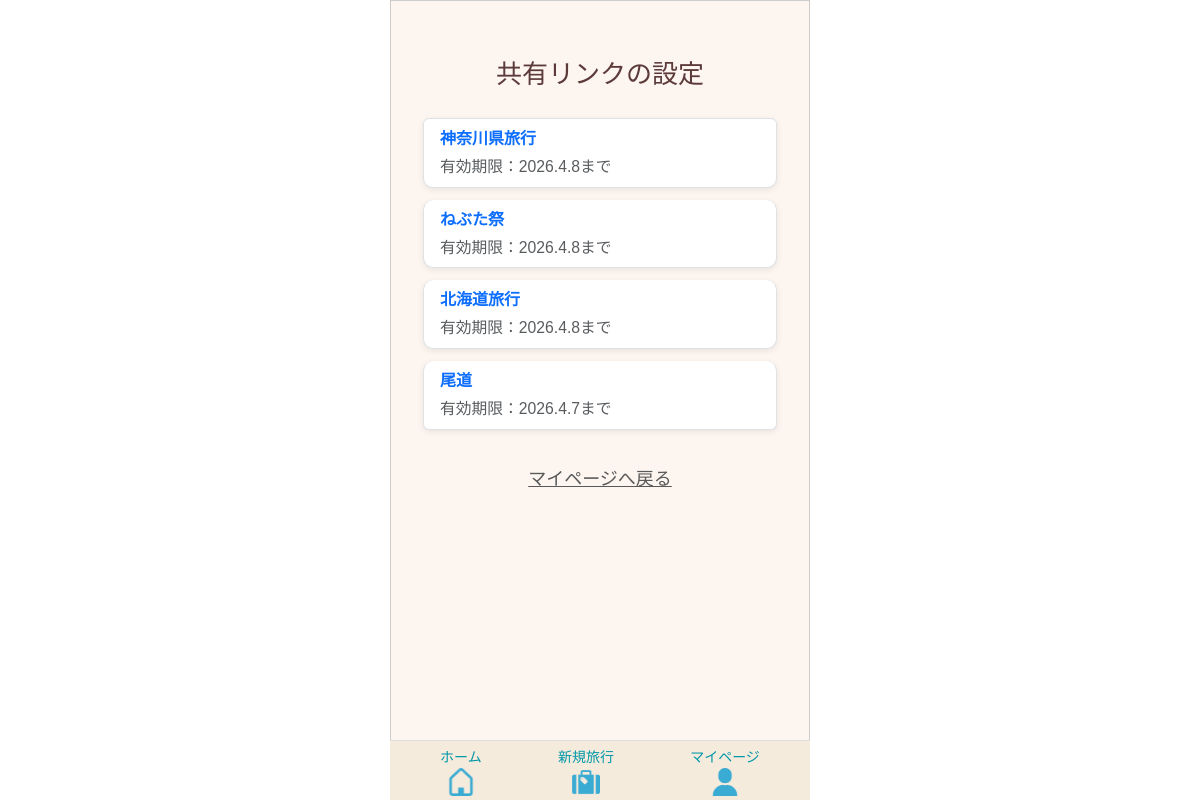
/tabipre/share/settings/ (signed in), run on an earlier commit of the app's database.
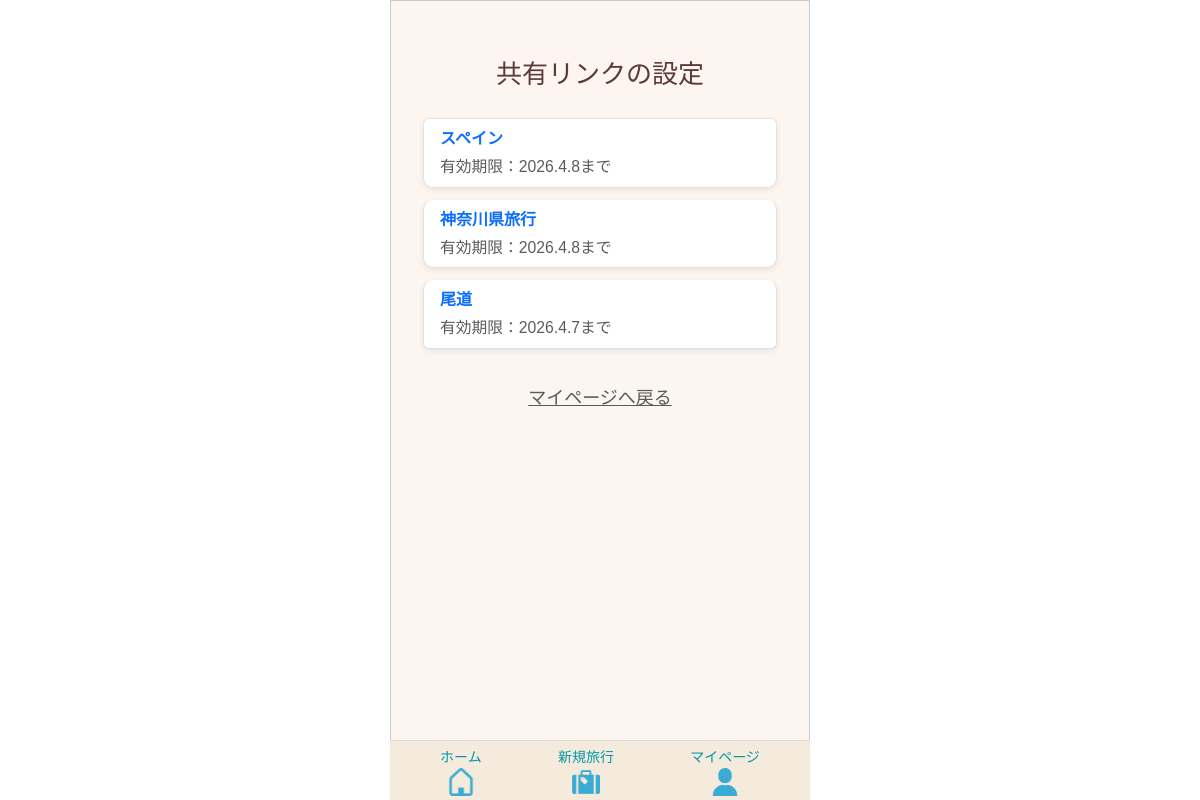
And on a later commit of the database.
### app/models/link.py (models this page shows)
class Link(models.Model):
    class PermissionType(models.IntegerChoices):
        READ_ONLY    = 0, _("閲覧のみ")
        EDITABLE     = 1, _("編集可能")
    class ExpirationType(models.IntegerChoices):
        ONE_MONTH = 0, _("1か月間")
        AFTER_TRIP = 1, _("旅行終了日翌日")
        USER_INPUT = 2, _("ユーザー入力")
    template = models.ForeignKey(
        Template,
        on_delete=models.CASCADE,
        verbose_name=_("テンプレートID")
    )
    user = models.ForeignKey(
        settings.AUTH_USER_MODEL,
        on_delete=models.CASCADE,
        verbose_name=_("ユーザーID")
    )
    share_token = models.CharField(
        max_length=12,
        unique=True,
        verbose_name=_("共有トークン")
    )
    permission_type = models.IntegerField(
        choices=PermissionType.choices,
        default=PermissionType.READ_ONLY,
        verbose_name=_("編集権限")
    )
    expiration_type = models.IntegerField(
        choices=ExpirationType.choices,
        default=ExpirationType.ONE_MONTH,
        verbose_name=_("有効期限タイプ")
    )
    expiration_date = models.DateField(
         verbose_name=_("有効期限"),
         )
    created_at = models.DateTimeField(
         auto_now_add=True,
         verbose_name=_("作成日")
         )
    updated_at = models.DateTimeField(
        auto_now=True,
        verbose_name=_("更新日")
        )
    class Meta:
      verbose_name = _("共有リンク")
      verbose_name_plural = _("共有リンク")

### app/models/template.py (models this page shows, shortened)
class Template(models.Model):
    class SourceType(models.IntegerChoices):
        FROM_TRAVEL   = 0, _("旅行情報より作成")
        FROM_TEMPLATE = 1, _("既存テンプレートを反映")
    user = models.ForeignKey(
        settings.AUTH_USER_MODEL,
        on_delete=models.CASCADE,
        verbose_name=_("ユーザーID")
    )
    travel_info = models.ForeignKey(
        Travel_info,
        on_delete=models.CASCADE,
        verbose_name=_("旅行情報ID")
    )
    source_type = models.IntegerField(
        choices=SourceType.choices,
        verbose_name=_("生成タイプ")
    )
    template_source = models.ForeignKey(
        "self",
        null=True,
        blank=True,
        on_delete=models.SET_NULL,
        verbose_name=_("テンプレート参照元"),
        related_name="derived_templates"
    )
    created_at = models.DateTimeField(
         auto_now_add=True,
         verbose_name=_("作成日")
         )
    updated_at = models.DateTimeField(
        auto_now=True,
        verbose_name=_("更新日")
        )
    class Meta:
      verbose_name = _("テンプレート")

### app/models/travel.py (models this page shows, shortened)
class Travel_info(models.Model):
    class StayType(models.IntegerChoices):
        DAY_TRIP = 0, _("日帰り")
        STAY     = 1, _("宿泊")
    class LocationType(models.IntegerChoices):
        DOMESTIC = 0, _("国内")
        OVERSEAS = 1, _("海外")
    class StatusType(models.IntegerChoices):
        NOT_DONE  = 0, _("未")
        COMPLETE  = 1, _("完")
        PROCESSED = 2, _("済")
    travel_info_id = models.AutoField(
        primary_key=True,
        verbose_name=_("旅行情報ID")
    )
    user = models.ForeignKey(
        settings.AUTH_USER_MODEL,
        on_delete=models.CASCADE,
        verbose_name=_("ユーザーID")
    )
    travel_title = models.CharField(
        max_length=100,
        verbose_name=_("旅行タイトル")
    )
    start_date = models.DateField(
        verbose_name=_("開始日")
    )
    end_date = models.DateField(
        verbose_name=_("終了日")
    )
    stay_type = models.IntegerField(
        choices=StayType.choices,
        verbose_name=_("宿泊タイプ")
    )
    location = models.IntegerField(
        choices=LocationType.choices,
        verbose_name=_("場所"),
    )
    memo = models.CharField(
        max_length=230,
        blank=True,
        verbose_name=_("メモ")
    )
    status = models.IntegerField(
        choices=StatusType.choices,
        default=0,
        verbose_name=_("ステータス")
    )
    transport = models.ManyToManyField(
        "Transport",
        through="Travelmode",
        verbose_name=_("交通手段")
    )
    created_at = models.DateTimeField(
        auto_now_add=True,
        verbose_name=_("作成日")
    )
    updated_at = models.DateTimeField(
       auto_now=True,
        verbose_name=_("更新日")
    )
    class Meta:
        verbose_name = _("旅行情報")
        verbose_name_plural = _("旅行情報")

### app/views/mypage/link.py (the view)
# urls.py: path('tabipre/share/settings/', share_settings, name='share_settings'),
@login_required
def share_settings(request):
    links = Link.objects.filter(user=request.user).order_by('-created_at')
    for link in links:
        if link.expiration_date:
            df = DateFormat(link.expiration_date)
            link.formatted_expiration = df.format('Y.n.j')
        relative_url = reverse("app:share_view", args=[link.share_token])
        link.absolute_url = request.build_absolute_uri(relative_url)
    return render(request, 'mypage/link_list.html', {
        'links': links
    })

### templates/mypage/link_list.html (shortened to what this page needs)
{% extends 'base.html' %}
{% load static %}
{% block extra_css %}
{{ block.super }}
<link rel="stylesheet" href="{% static 'tabipre/css/mypage/list_link.css' %}">
<link rel="stylesheet" href="{% static 'tabipre/css/mypage/mypage.css' %}">
{% endblock %}
{% block content %}
<div class="container mt-4">
    <div class="mb-4 sub-title">共有リンクの設定</div>
    {% if links %}
        <ul class="list-group mb-4">
            {% for link in links %}
                <li class="list-group-item">
                    <a href="#"
                       class="text-decoration-none d-block"
                       data-bs-toggle="modal"
                       data-bs-target="#shareLinkModal"
                       data-link-id="{{ link.id }}"
                       data-token="{{ link.share_token }}"
                       data-url="{{ link.absolute_url }}"
                       data-permission="{{ link.permission_type|add:0 }}"
                       data-expiration="{{ link.formatted_expiration }}"
                       data-title="{{ link.template.travel_info.travel_title }}"
                    >
                        <div class="fw-bold fs-6">
                            {{ link.template.travel_info.travel_title }}
                        </div>
                        <div class="text-muted small mt-1">
                            有効期限：{{ link.formatted_expiration }}まで
                        </div>
                    </a>
                </li>
            {% endfor %}
        </ul>
    {% else %}
        <p class="text-center text-muted mb-4">リンクはまだ登録されていません</p>
    {% endif %}
    <div class="text-center mb-5">
        <a href="{% url 'app:mypage' %}" class="back-link">
            マイページへ戻る
        </a>
    </div>
</div>
{% endblock %}

### templates/base.html (shortened to what this page needs)
<!DOCTYPE html>
<html lang="en">
<head>
    {% load static %}
    <link href="https://cdn.jsdelivr.net/npm/bootstrap@5.3.0/dist/css/bootstrap.min.css" rel="stylesheet">
    <link rel="stylesheet" href="https://cdn.jsdelivr.net/npm/bootstrap-icons@1.10.5/font/bootstrap-icons.css">
    <link rel="stylesheet" href="https://cdn.jsdelivr.net/npm/flatpickr/dist/themes/airbnb.css">
    {% block extra_css %}
    <link rel="stylesheet" href="{% static 'tabipre/css/base/base.css' %}">
    <link rel="stylesheet" href="{% static 'tabipre/css/base/calendar_style.css' %}">
    {% endblock %}
</head>
<body class="{% block body_class %}{% endblock %}">
    <div class="app-frame">
        <div class="content-wrapper container">
            {% block content %}
            {% endblock %}
        </div>
        {% if request.user.is_authenticated and not is_share_page %}
        <nav class="navbar navbar-light bottom-nav">
            <div class="container d-flex text-center">
                <a class="nav-link flex-fill" href="{% url 'app:home' %}">
                    ホーム<br>
                    <img src="{% static 'tabipre/icons/home.png' %}" width="28">
                </a>
                <a class="nav-link flex-fill" href="{% url 'app:travel_step1' %}">
                    新規旅行<br>
                    <img src="{% static 'tabipre/icons/travel.png' %}" width="28">
                </a>
                <a class="nav-link flex-fill" href="{% url 'app:mypage' %}">
                    マイページ<br>
                    <img src="{% static 'tabipre/icons/mypage.png' %}" width="28">
                </a>
            </div>
        </nav>
        {% endif %}
    </div>
</body>
</html>

### templates/includes/toast.html (shortened to what this page needs)
{% load static %}

### static/tabipre/css/base/base.css (style rules this page uses)
.app-frame { max-width: 420px; margin: 0 auto; min-height: 100vh; padding: 8px; padding-top: 30px; background: #fff; border: 1px solid #ccc; color: #595959; display: flex; flex-direction: column; box-sizing: border-box; font-family: Arial, Helvetica, sans-serif; }
.bottom-nav { position: fixed; bottom: 0; left: 50%; transform: translateX(-50%); width: 100%; max-width: 420px; height: 60px; padding: 6px 0; background: #f5ebdd; border-top: 1px solid #ddd; z-index: 999; }
.bottom-nav a { color: #0097a7; font-size: 14px; text-decoration: none; }
.title, .sub-title, .modal-title { text-align: center; color: #5c3a3a; }
.sub-title { font-size: 26px; }
.back-link { color: #595959; }
.content-wrapper { padding-bottom: 60px !important; }
html { overflow-y: scroll; }
body { font-size: 18px; }

### static/tabipre/css/mypage/list_link.css (style rules this page uses)
.list-group-item { margin-bottom: 12px; border-radius: 10px; box-shadow: 0 2px 6px rgba(0,0,0,0.08); }

### static/tabipre/css/mypage/mypage.css (style rules this page uses)
.app-frame { background-color: #fdf6f0; }

What changed in the data, as far as the page shows it:
removed Link: template.travel_info.travel_title "ねぶた祭", formatted_expiration "2026.4.8"
removed Link: template.travel_info.travel_title "北海道旅行", formatted_expiration "2026.4.8"
added Link: template.travel_info.travel_title "スペイン", formatted_expiration "2026.4.8"
